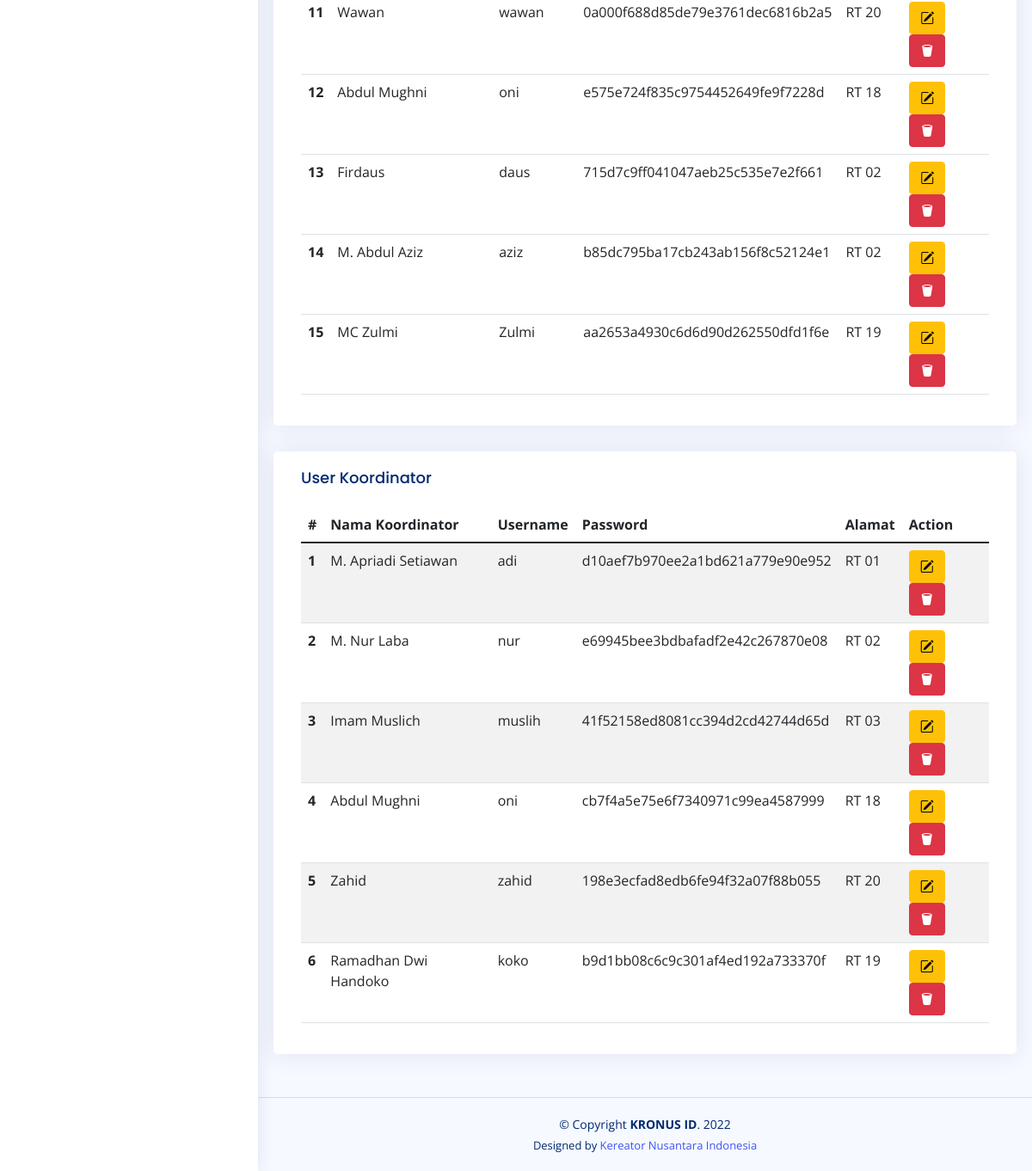
The page /index.php/master/master_user (lower part) on the database as committed earlier.
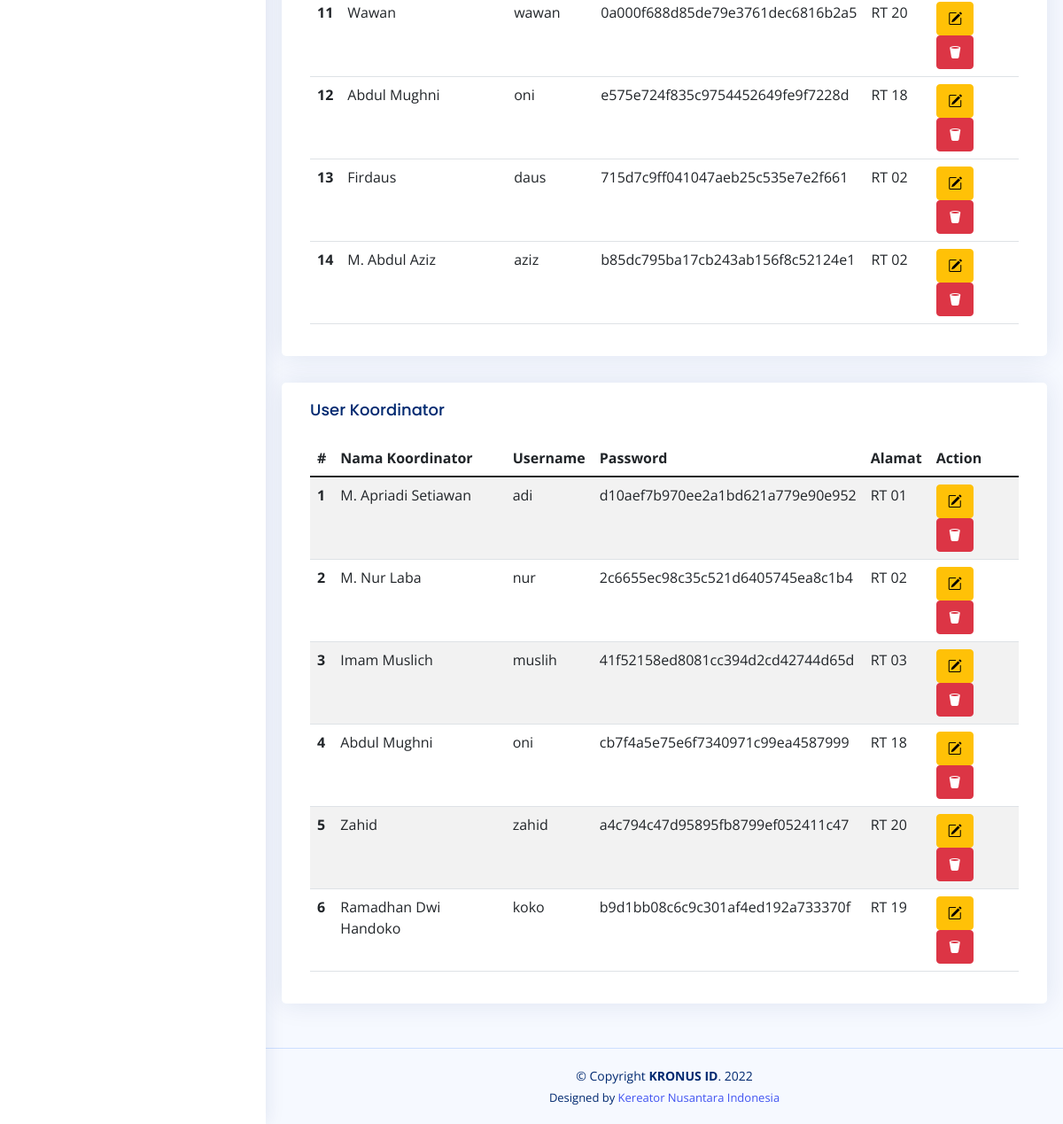
The same page on the database as committed later.
### tables this page shows
CREATE TABLE `tbl_user_petugas`  (
  `id_user_petugas` int(11) NOT NULL AUTO_INCREMENT,
  `nama_petugas` varchar(20) NULL DEFAULT NULL,
  `username` varchar(10) NULL DEFAULT NULL,
  `password` text NULL,
  `keterangan` varchar(25) NULL DEFAULT NULL,
  `alamat_petugas` int(11) NULL DEFAULT NULL,
  `level` int(11) NULL DEFAULT 5,
  PRIMARY KEY (`id_user_petugas`) USING BTREE
);

CREATE TABLE `tbl_master_alamat`  (
  `id_master_alamat` int(11) NOT NULL AUTO_INCREMENT,
  `nama_master_alamat` varchar(10) NULL DEFAULT NULL,
  PRIMARY KEY (`id_master_alamat`) USING BTREE
);

### application/views/template/conten.php (called while the page is built)
<?php
$this->load->view('template/header');
$this->load->view('template/navbar');
$this->load->view($conten);
$this->load->view('template/footer');

### application/controllers/Master.php (called while the page is built, shortened)
<?php
class Master extends CI_Controller
{
    public function __construct()
    {
        $this->load->model('M_master', 'master');
    }
    public function master_user()
    {
        $data = [
            'akses' => $this->session->userdata('level'),
            'name' => $this->session->userdata('nama'),
            'title' => 'Master User',
            'conten' => 'conten/master_user',
            'user_petugas' => $this->master->user_petugas(),
            'user_koor' => $this->master->user_koor(),
            'master_alamat' => $this->m_data->get_data('tbl_master_alamat'),
            'master_akses' => $this->m_data->get_data('tbl_master_akses'),
            'headder_css' => array(
                'assets/template/assets/vendor/simple-datatables/style.css',
            ),
            'footer_js' => array(
                'assets/template/assets/vendor/simple-datatables/simple-datatables.js',
                'assets/js/alert-master.js',
            ),
        ];
        $this->load->view('template/conten', $data);
    }
}

### index.php (called while the page is built, shortened)
<?php
require_once BASEPATH.'core/CodeIgniter.php';

### application/models/M_master.php (called while the page is built, shortened)
<?php
class M_master extends CI_Model
{
  public function user_petugas()
  {
    return $this->db->query('SELECT
      a.id_user_petugas,
      a.nama_petugas,
      a.username,
      a.password,
      a.keterangan,
      a.level,
      a.alamat_petugas,
      b.nama_master_alamat as petugas_alamat,
      c.nama_akses
    FROM
      tbl_user_petugas as a
    JOIN tbl_master_alamat as b on b.id_master_alamat = a.alamat_petugas
    JOIN tbl_master_akses as c on c.id_akses = a.level
    WHERE a.level != 7');
  }
  public function user_koor()
  {
    return $this->db->query('SELECT
    a.id_user_petugas,
    a.nama_petugas,
    a.username,
    a.password,
    a.keterangan,
    a.level,
    a.alamat_petugas,
    b.nama_master_alamat as petugas_alamat,
    c.nama_akses
  FROM
    tbl_user_petugas as a
  JOIN tbl_master_alamat as b on b.id_master_alamat = a.alamat_petugas
  JOIN tbl_master_akses as c on c.id_akses = a.level
  WHERE a.level = 7');
  }
}

### application/views/conten/master_user.php (the view, shortened to what this page needs)
<main id="main" class="main">
    <br><br>
    <section class="section">
        <div class="row">
            <div class="card">
                <div class="card-body table-responsive">
                    <table class="table datatable">
                        <tbody>
                            <?php
                            $x = 1;
                            $pet = 1;
                            foreach ($user_petugas->result() as $row) { ?>
                                <tr>
                                    <th scope="row"><?= $x++; ?></th>
                                    <td><?= $row->nama_petugas ?></td>
                                    <td><?= $row->username ?></td>
                                    <td><?= $row->password ?></td>
                                    <td><?= $row->petugas_alamat ?></td>
                                    <td>
                                        <button type="button" class="btn btn-warning" title="Edit Data User" data-bs-toggle="modal" data-bs-target="#editPetugasModal<?= $pet++; ?>"><i class="bi bi-pencil-square"></i></button>
                                        <a href="<?= site_url('Master/hapus_petugas/' . $row->id_user_petugas) ?>" class="btn btn-danger hapus-user" title="Hapus Data User"><i class="bi bi-trash2-fill"></i></a>
                                    </td>
                                </tr>
                            <?php } ?>
                        </tbody>
                    </table>
                </div>
            </div>
        </div>
    </section>
    <section class="section">
        <div class="row">
            <div class="card">
                <div class="card-body table-responsive">
                    <h5 class="card-title">User Koordinator</h5>
                    <table class="table table-striped">
                        <thead>
                            <tr>
                                <th scope="col">#</th>
                                <th scope="col">Nama Koordinator</th>
                                <th scope="col">Username</th>
                                <th scope="col">Password</th>
                                <th scope="col">Alamat</th>
                                <th scope="col">Action</th>
                            </tr>
                        </thead>
                        <tbody>
                            <?php
                            $x = 1;
                            $koor = 1;
                            foreach ($user_koor->result() as $row) { ?>
                                <tr>
                                    <th scope="row"><?= $x++; ?></th>
                                    <td><?= $row->nama_petugas ?></td>
                                    <td><?= $row->username ?></td>
                                    <td><?= $row->password ?></td>
                                    <td><?= $row->petugas_alamat ?></td>
                                    <td>
                                        <button type="button" class="btn btn-warning" title="Edit Data User" data-bs-toggle="modal" data-bs-target="#editKoorModel<?= $koor++; ?>"><i class="bi bi-pencil-square"></i></button>
                                        <a href="<?= site_url('Master/hapus_petugas/' . $row->id_user_petugas) ?>" class="btn btn-danger hapus-user" title="Hapus Data User"><i class="bi bi-trash2-fill"></i></a>
                                    </td>
                                </tr>
                            <?php } ?>
                        </tbody>
                    </table>
                </div>
            </div>
        </div>
    </section>
</main>

### application/views/template/header.php (shortened to what this page needs)
<!DOCTYPE html>
<html lang="en">
<head>
    <link href="<?= base_url() ?>assets/template/assets/vendor/bootstrap/css/bootstrap.min.css" rel="stylesheet">
    <link href="<?= base_url() ?>assets/template/assets/vendor/bootstrap-icons/bootstrap-icons.css" rel="stylesheet">
    <link href="<?= base_url() ?>assets/template/assets/vendor/boxicons/css/boxicons.min.css" rel="stylesheet">
    <link href="<?= base_url() ?>assets/template/assets/vendor/quill/quill.snow.css" rel="stylesheet">
    <link href="<?= base_url() ?>assets/template/assets/vendor/quill/quill.bubble.css" rel="stylesheet">
    <link href="<?= base_url() ?>assets/template/assets/vendor/remixicon/remixicon.css" rel="stylesheet">
    <link href="<?= base_url() ?>assets/template/assets/vendor/simple-datatables/style.css" rel="stylesheet">
    <link href="<?= base_url() ?>assets/template/assets/css/style.css" rel="stylesheet">
    <?php
    if (isset($headder_css)) {
        foreach ($headder_css as $hcss) { ?>
            <link href="<?= base_url($hcss) ?>" rel="stylesheet">
    <?php }
    } ?>
</head>
<body>

### application/views/template/navbar.php (shortened to what this page needs)
<aside id="sidebar" class="sidebar">
</aside>

### application/views/template/footer.php (shortened to what this page needs)
<footer id="footer" class="footer">
    <div class="copyright">
        &copy; Copyright <strong><span>KRONUS ID</span></strong>. <?= date('Y') ?>
    </div>
    <div class="credits">
        Designed by <a href="https://fizekronus.com/">Kereator Nusantara Indonesia</a>
    </div>
</footer>
</body>
</html>

### assets/template/assets/css/style.css (style rules this page uses)
:root { scroll-behavior: smooth; }
body { font-family: "Open Sans", sans-serif; background: #f6f9ff; color: #444444; }
a { color: #4154f1; text-decoration: none; }
h1, h2, h3, h4, h5, h6 { font-family: "Nunito", sans-serif; }
#main { margin-top: 60px; padding: 20px 30px; transition: all 0.3s; }
.card { margin-bottom: 30px; border: none; border-radius: 5px; box-shadow: 0px 0 30px rgba(1, 41, 112, 0.1); }
.card-title { padding: 20px 0 15px 0; font-size: 18px; font-weight: 500; color: #012970; font-family: "Poppins", sans-serif; }
.card-body { padding: 0 20px 20px 20px; }
.sidebar { position: fixed; top: 60px; left: 0; bottom: 0; width: 300px; z-index: 996; transition: all 0.3s; padding: 20px; overflow-y: auto; scrollbar-width: thin; scrollbar-color: #aab7cf transparent; box-shadow: 0px 0px 20px rgba(1, 41, 112, 0.1); background-color: #fff; }
@media (min-width: 1200px) { #main, #footer { margin-left: 300px; } }
.footer { padding: 20px 0; font-size: 14px; transition: all 0.3s; border-top: 1px solid #cddfff; }
.footer .copyright { text-align: center; color: #012970; }
.footer .credits { padding-top: 5px; text-align: center; font-size: 13px; color: #012970; }

Rows that differ between the two databases and show on the page:
removed tbl_user_petugas: nama_petugas "MC Zulmi", username "Zulmi", password "aa2653a4930c6d6d90d262550dfd1f6e", tbl_master_alamat.nama_master_alamat "RT 19"
changed tbl_user_petugas "M. Nur Laba": password "e69945bee3bdbafadf2e42c267870e08" → "2c6655ec98c35c521d6405745ea8c1b4"
changed tbl_user_petugas "Zahid": password "198e3ecfad8edb6fe94f32a07f88b055" → "a4c794c47d95895fb8799ef052411c47"
